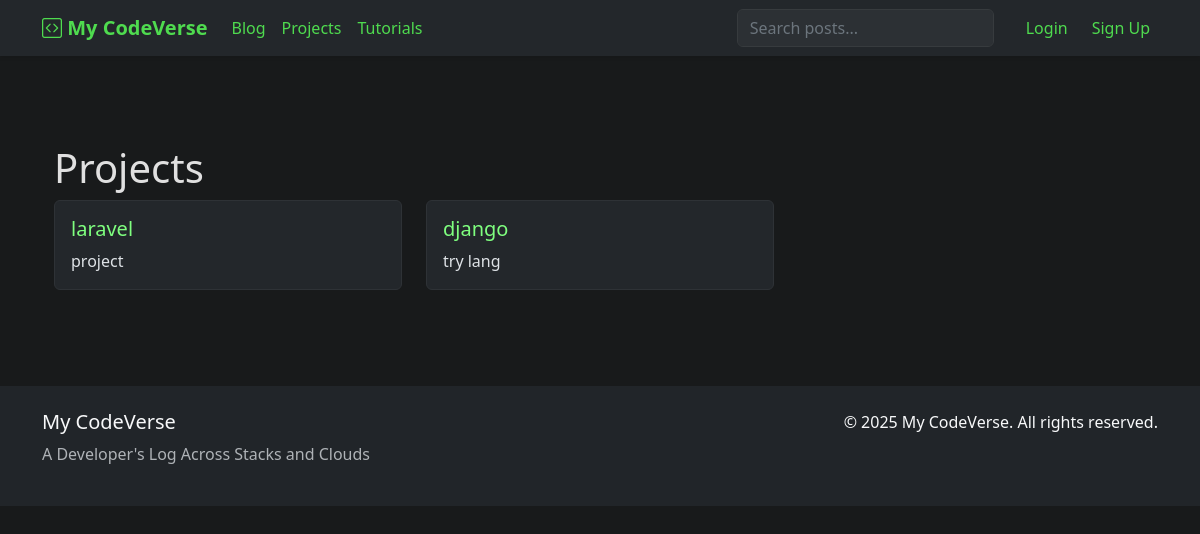
The page /projects/ on the database as committed earlier.
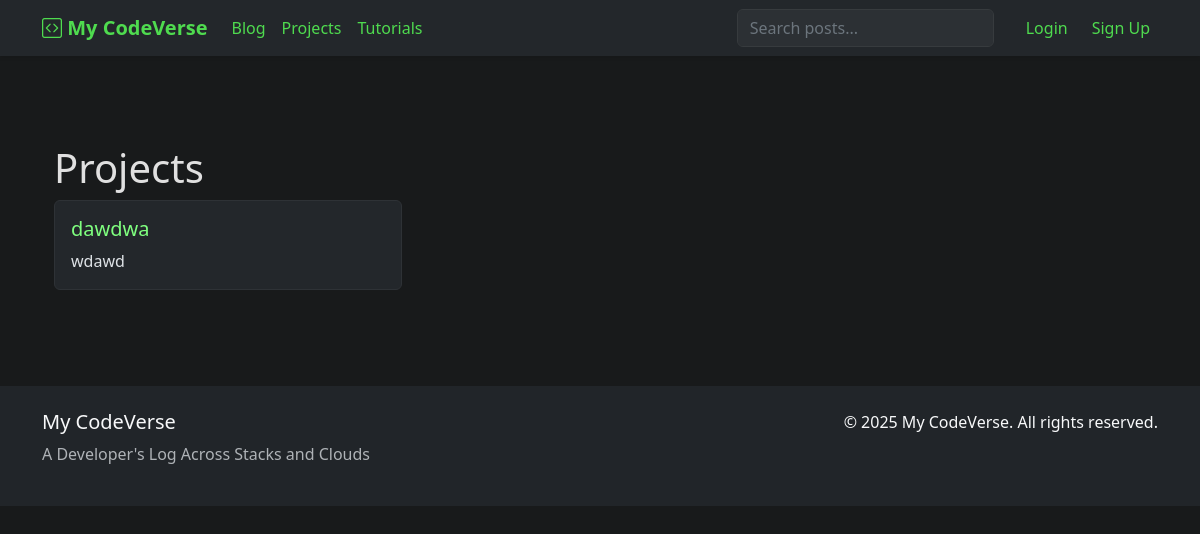
The same page on the database as committed later.
### main/models.py (models this page shows, shortened)
class Project(models.Model):
    title = models.CharField(max_length=200)
    description = models.TextField()
    link = models.URLField(blank=True)
    created_at = models.DateTimeField(auto_now_add=True)
    featured = models.BooleanField(default=False)

### main/views.py (the view)
# urls.py: path('projects/', views.project_list, name='project_list'),
def project_list(request):
    projects = Project.objects.all().order_by('-created_at')
    return render(request, 'project_list.html', {'projects': projects})

### main/templates/project_list.html (shortened to what this page needs)
{% extends 'base.html' %}
{% block content %}
<div class="container mt-5">
    <h1>Projects</h1>
    <div class="row g-4">
        {% for project in projects %}
        <div class="col-md-6 col-lg-4">
            <div class="card card-custom h-100">
                <div class="card-body">
                    <h5 class="card-title">{{ project.title }}</h5>
                    <p class="card-text">{{ project.description }}</p>
                </div>
            </div>
        </div>
        {% empty %}
        <p>No projects found.</p>
        {% endfor %}
    </div>
</div>
{% endblock %}

Rows that differ between the two databases and show on the page:
removed Project: title "laravel", description "project"
removed Project: title "django", description "try lang"
added Project: title "dawdwa", description "wdawd"
